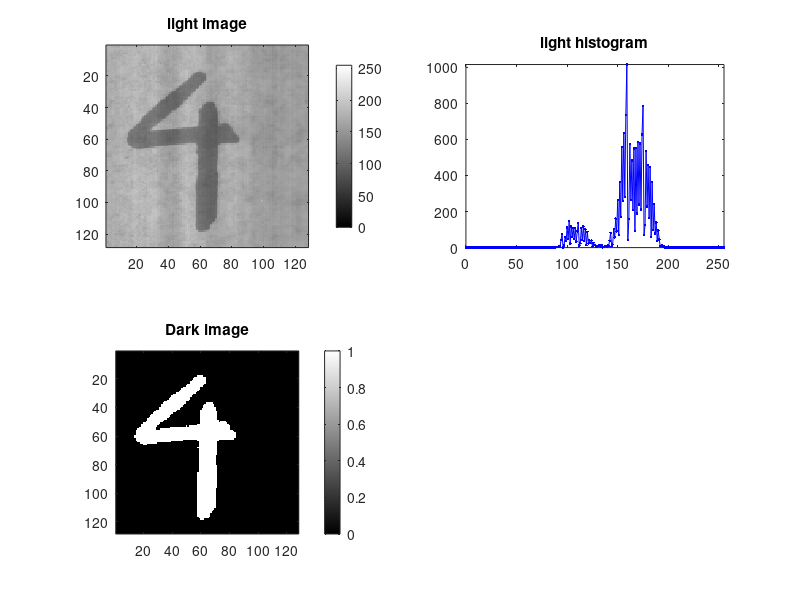

The MATLAB script that drew this image:
binvect = [0:1:255];

load nuf4b.mat
histo = hist(nuf4b(:), binvect);
nuf4bT = (nuf4b<135);

figure(1)
colormap(gray(256))
subplot(2,2,1), imagesc(nuf4b, [0 255]);
axis image; title('light image'); colorbar
subplot(2,2,2), plot(binvect, histo, '.-b');
axis tight; title('light histogram');

subplot(2,2,3), imagesc(nuf4bT);
axis image; title('Dark image'); colorbar